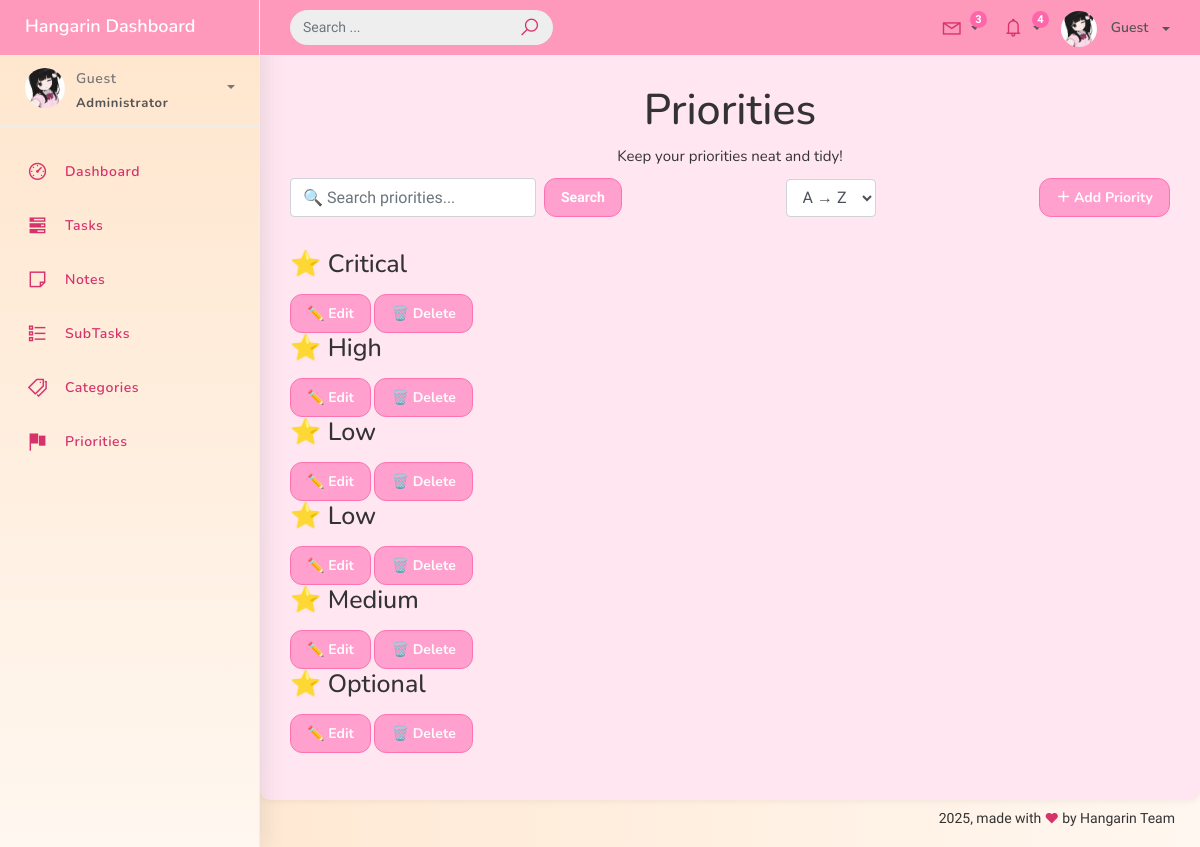
Page /priority_list/ on the committed database.
### studentorg/models.py (models this page shows, shortened)
class BaseModel(models.Model):
    created_at = models.DateTimeField(auto_now_add=True)
    updated_at = models.DateTimeField(auto_now=True)
    class Meta:
        abstract = True

class Priority(BaseModel):
    name = models.CharField(max_length=100)
    class Meta:
        verbose_name = "Priority"
        verbose_name_plural = "Priorities"

### studentorg/views.py (the view)
# urls.py: path("priority_list/", PriorityListView.as_view(), name="priority-list"),
class PriorityListView(ListView):
    model = Priority
    context_object_name = "priorities"
    template_name = "priority_list.html"
    paginate_by = 10
    ordering = ["name"]
    def get_queryset(self):
        qs = super().get_queryset()
        query = self.request.GET.get("q")
        order = self.request.GET.get("order", "name")
        if query:
            qs = qs.filter(Q(name__icontains=query))
        valid_fields = ["name", "-name", "created_at", "-created_at", "updated_at", "-updated_at"]
        if order in valid_fields:
            qs = qs.order_by(order)
        return qs
    def get_context_data(self, **kwargs):
        context = super().get_context_data(**kwargs)
        context["current_order"] = self.request.GET.get("order", "name")
        context["total_priorities"] = Priority.objects.count()
        return context

### templates/priority_list.html (shortened to what this page needs)
{% extends 'base.html' %}
{% load static %}
{% block content %}
<div class="content priority-page">
  <div class="container-fluid">
    <h2 class="page-title text-center">Priorities</h2>
    <p class="subtitle text-center">Keep your priorities neat and tidy!</p>
    <div class="toolbar d-flex justify-content-between align-items-center mb-4 flex-wrap">
      <form method="GET" class="search-bar d-flex mb-2">
        <input type="text" name="q" class="form-control pastel-input" placeholder="🔍 Search priorities..." value="{{ request.GET.q }}">
        <button class="btn pastel-yellow-btn ml-2" type="submit">Search</button>
      </form>
      <form method="GET" class="sort-bar mb-2">
        <select name="order" class="form-control pastel-input" onchange="this.form.submit()">
          <option value="name" {% if current_order == 'name' %}selected{% endif %}>A → Z</option>
        </select>
      </form>
      <a href="{% url 'priority-add' %}" class="btn pastel-pink-btn mb-2">＋ Add Priority</a>
    </div>
    <div class="note-container">
      {% for priority in priorities %}
        <div class="note-card">
          <h5 class="note-title">⭐ {{ priority.name }}</h5>
          <div class="note-actions">
            <a href="{% url 'priority-update' priority.id %}" class="btn small-btn edit-btn">✏️ Edit</a>
            <a href="{% url 'priority-delete' priority.id %}" class="btn small-btn delete-btn">🗑️ Delete</a>
          </div>
        </div>
      {% empty %}
        <div class="empty-state text-center">
          <p>No priorities found 💭</p>
        </div>
      {% endfor %}
    </div>
  </div>
</div>
{% endblock %}

### static/css/custom.css (style rules this page uses)
body { background-color: #fff7f0; color: #333; }

### templates/base.html (style rules this page uses)
body, .navbar, .sidebar, .nav-link, .dropdown-menu, .footer { font-family: 'Comic Neue', cursive !important; }
body { background-color: #fff0f6; }
.btn { background-color: #ff99cc !important; border-color: #ff66aa !important; color: white !important; border-radius: 12px !important; font-weight: bold !important; }
a { color: #d6336c !important; }

### rows in the picture
Priority: name "Critical"
Priority: name "High"
Priority: name "Low"
Priority: name "Low"
Priority: name "Medium"
Priority: name "Optional"

### other values in the picture
{{ request.user.username|default:"Guest" }} "Guest"
